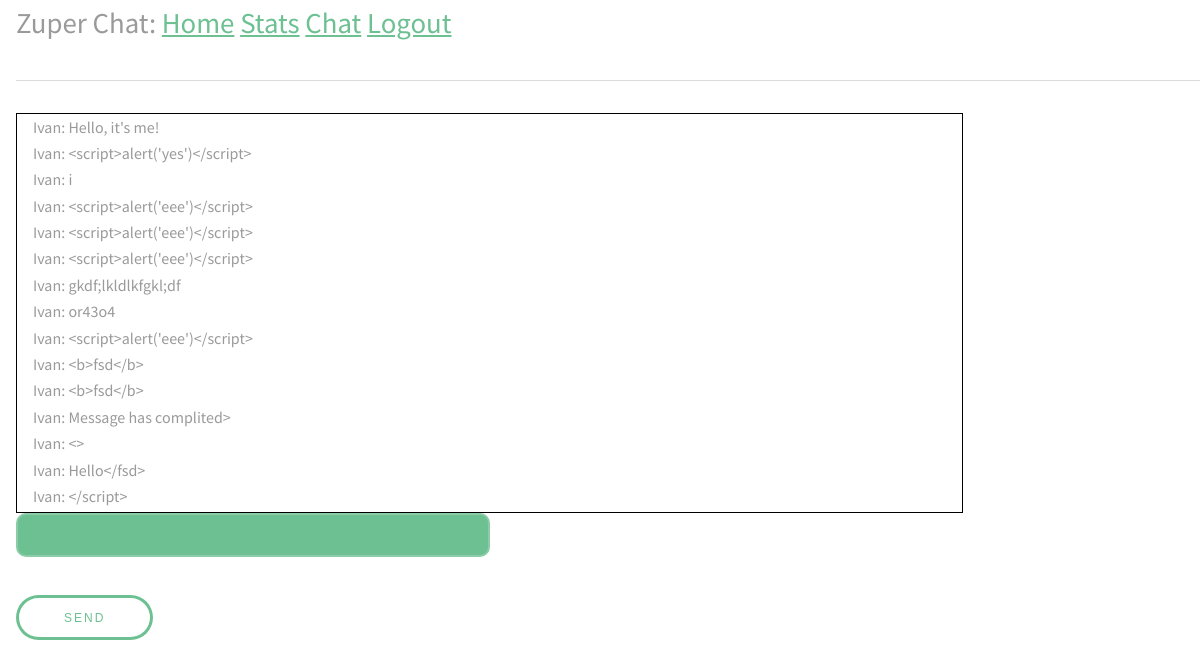
Page /chat (signed in) on the earlier database version.
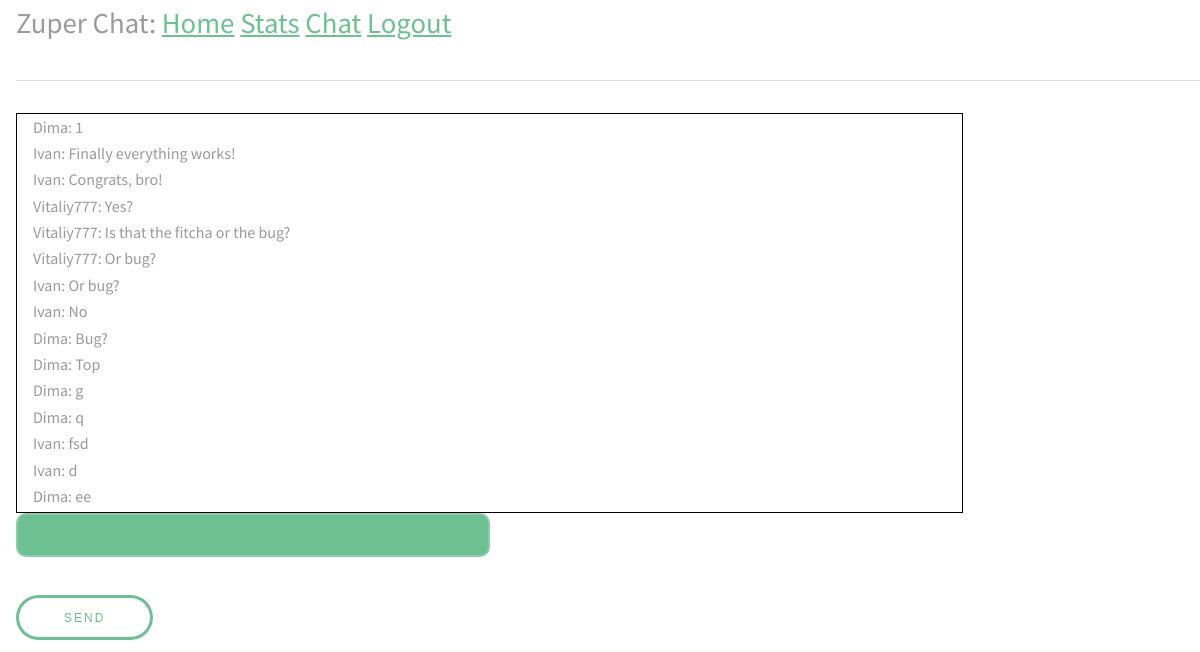
Same page on the later database version.
### app/models.py (models this page shows, shortened)
class User(UserMixin, db.Model):
    id = db.Column(db.Integer, primary_key=True)
    username = db.Column(db.String(64), index=True, unique=True)
    email = db.Column(db.String(120), index=True, unique=True)
    password_hash = db.Column(db.String(128))

class Message(db.Model):
    id = db.Column(db.Integer, primary_key=True)
    body = db.Column(db.String(140))
    timestamp = db.Column(db.DateTime, index=True, default=datetime.utcnow)
    user_id = db.Column(db.Integer, db.ForeignKey('user.id'))
    chat_id = db.Column(db.Integer, db.ForeignKey('chat.id'), default='global_chat')

### app/routes.py (the view)
@app.route('/chat')
@login_required
def chat():
    for_sending = []
    for i in get_previous_messages():
        for_sending.append([(User.query.filter_by(id = i.user_id).first().username),i.body])
    for_sending = for_sending[::-1]
    return render_template('chat.html',previous_messages=for_sending)

### app/models.py (called while the page is built)
@login.user_loader
def load_user(id):
    return User.query.get(int(id))

def get_previous_messages(quantity=15, chat_id='global_chat'):
    messages_for_sending =  Message.query.order_by(Message.id.desc()).limit(quantity).all()
    return messages_for_sending

### app/templates/chat.html (shortened to what this page needs)
{% extends "base.html" %}
{% block content %}
</head>
<body>
<div class="Dmessages">
<ul id="messages">
{% set j = previous_messages|length %}
{% for i in range(previous_messages|length) %}
{{ previous_messages[i][0] }}: {{ previous_messages[i][1] }}
<br>
{% endfor %}
</ul>
</div>
<input type="text" id="myMessage">
<br>
<button id="sendbutton">Send</button>
<br>
</body>
</html>
{% endblock %}

Differences in the rows shown:
no longer on this page (row unchanged): Message: body "Hello, it's me!"
no longer on this page (row unchanged): Message: body "<script>alert('yes')</script>"
no longer on this page (row unchanged): Message: body "<script>alert('eee')</script>"
no longer on this page (row unchanged): Message: body "<script>alert('eee')</script>"
no longer on this page (row unchanged): Message: body "<script>alert('eee')</script>"
no longer on this page (row unchanged): Message: body "gkdf;lkldlkfgkl;df"
no longer on this page (row unchanged): Message: body "or43o4"
no longer on this page (row unchanged): Message: body "<script>alert('eee')</script>"
no longer on this page (row unchanged): Message: body "<b>fsd</b>"
no longer on this page (row unchanged): Message: body "<b>fsd</b>"
no longer on this page (row unchanged): Message: body "Message has complited>"
no longer on this page (row unchanged): Message: body "<>"
no longer on this page (row unchanged): Message: body "Hello</fsd>"
no longer on this page (row unchanged): Message: body "</script>"
now on this page (row unchanged): User: username "Dima" "Dima" "Dima" "Dima" "Dima" "Dima"
added Message: body "Finally everything works!"
added Message: body "Congrats, bro!"
added User: username "Vitaliy777" "Vitaliy777" "Vitaliy777"
added Message: body "Yes?"
added Message: body "Is that the fitcha or the bug?"
added Message: body "Or bug?"
added Message: body "Or bug?"
added Message: body "No"
added Message: body "Bug?"
added Message: body "Top"
added Message: body "fsd"
added Message: body "ee"
Other differences:
new list line: ": 1"
new list line: "Ivan"
new list line: ": g"
new list line: ": q"
new list line: ": d"
list line gone: "Ivan"
list line gone: ": i"
